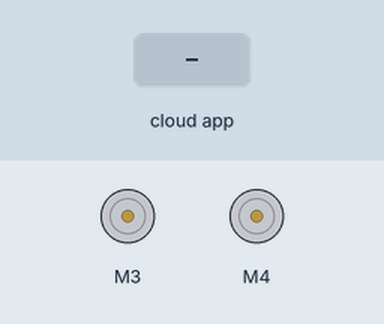
This sketch was run on a simulated Arduino Uno, built with avr-gcc and run on an emulated ATmega328P. On the bench: 2 × DC motor (green arrow = forward, orange = backward, longer = faster). Inputs (shaded band) come from the test bench. The ROS host is connected and sends only what is stated.

Above: at 1.2 s.
1.3 s: the phone or cloud app sets linear.x to -100
At 1.7 s:
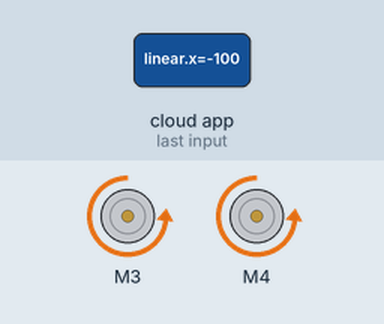
2.8 s: the phone or cloud app sets angular.z to -100
At 4.0 s:
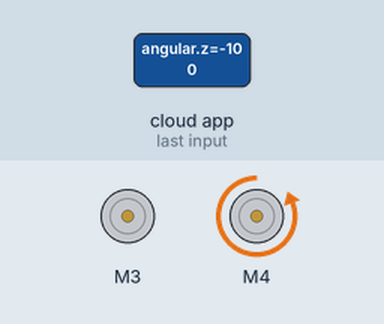
4.3 s: the phone or cloud app sets linear.x to 0
At 5.2 s:
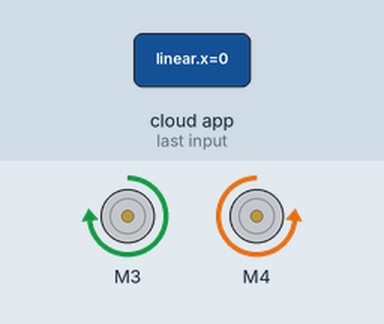
5.8 s: the phone or cloud app sets angular.z to 100
At 6.4 s:
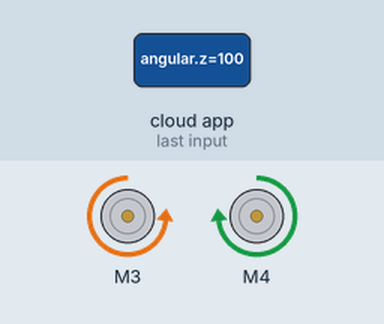
7.3 s: the phone or cloud app sets linear.x to 100
At 8.5 s:
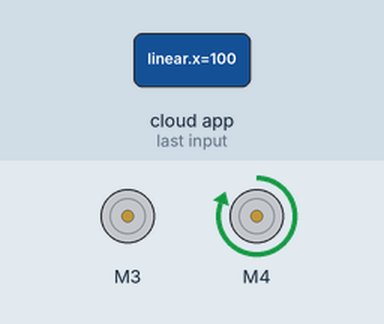
8.8 s: the phone or cloud app sets angular.z to 0
At 9.8 s:
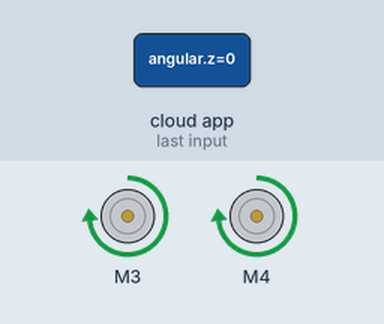
Timing chart, 0 to 11.3 s (numbered marks = the images above; inputs shaded):
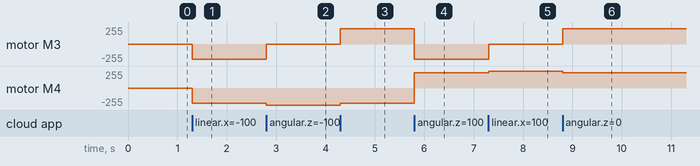

Measured:
- after the input at 1.3 s, motor M3, motor M4: stopped → backward 227/255 at once
- after the input at 2.8 s, motor M3: backward 227/255 → stopped at once; motor M4: backward 227/255 → backward 255/255 at once
- after the input at 4.3 s, motor M3: stopped → forward 227/255 at once; motor M4: backward 255/255 → backward 227/255 at once
- after the input at 5.8 s, motor M3: forward 227/255 → backward 227/255 at once; motor M4: backward 227/255 → forward 227/255 at once
- after the input at 7.3 s, motor M3: backward 227/255 → stopped at once; motor M4: forward 227/255 → forward 255/255 at once
- after the input at 8.8 s, motor M3: stopped → forward 227/255 at once; motor M4: forward 255/255 → forward 227/255 at once

The sketch:

arduino_motors_controller.ino
```cpp
#include <ros.h>
#include <geometry_msgs/Twist.h>
#include <AFMotor.h>

void stop();
float mapPwm(float x, float out_min, float out_max);
void onTwist(const geometry_msgs::Twist &msg);

ros::NodeHandle nh;
ros::Subscriber<geometry_msgs::Twist> sub("/cmd_vel", &onTwist);

AF_DCMotor motor3(3);
AF_DCMotor motor4(4);


void setup()

{
  stop();
  nh.initNode();
  nh.subscribe(sub);
}

void loop()
{
  nh.spinOnce();
}

void stop()
{
  motor3.run(RELEASE);
  motor4.run(RELEASE);
}

void onTwist(const geometry_msgs::Twist &msg)
{

  // Cap values at [-1 .. 1]
  float x = max(min(msg.linear.x, 1.0f), -1.0f);
  float z = max(min(msg.angular.z, 1.0f), -1.0f);

  float left = (x - z) / 2;
  float right = (x + z) / 2;


  if(left == 0 && right == 0){

    uint16_t left_pwm = mapPwm(0, 0, 255);
    uint16_t right_pwm = mapPwm(0, 0, 255);

    motor3.setSpeed(left_pwm);
    motor4.setSpeed(right_pwm);

    motor3.run(left_pwm);
    motor4.run(right_pwm);

  }else{

    uint16_t left_pwm = mapPwm(fabs(left), 0, 255);
    uint16_t right_pwm = mapPwm(fabs(right), 0, 255);

    motor3.setSpeed(left_pwm);
    motor4.setSpeed(right_pwm);
  }

  if (left>0)
    motor3.run(FORWARD);
  else if (left<0)
    motor3.run(BACKWARD);

  if (right>0)
    motor4.run(FORWARD);
  else if (right<0)
    motor4.run(BACKWARD);
}

float mapPwm(float x, float out_min, float out_max){

     float result = x * (out_max - out_min) + out_min + 100;

     if (x == 0)
        result = 0;

     else if (result > 255)
        result = 255;

     else if (result < 150)
        result = 150;

  return result;
}
```
